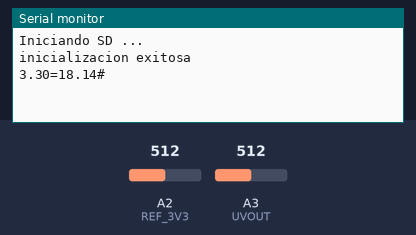
Bench run of a sketch on a simulated Arduino Uno, built with avr-gcc and run on an emulated ATmega328P. Parts: the last lines printed to the serial monitor. The test bench sets the inputs (shaded band); at power-on: A2 (REF_3V3) = 512, A3 (UVOUT) = 512. The local clock reads 2024-03-15 10:24:30 at power-on unless the sketch sets it; storage starts empty.

Above: at 1.2 s.
1.3 s: A2 (REF_3V3) set to 0
At 3.3 s:
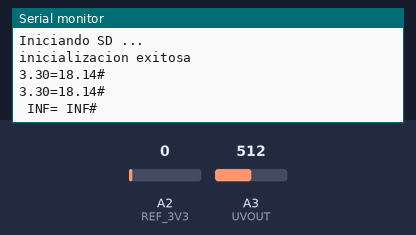
4.3 s: A3 (UVOUT) set to 0
At 5.4 s:
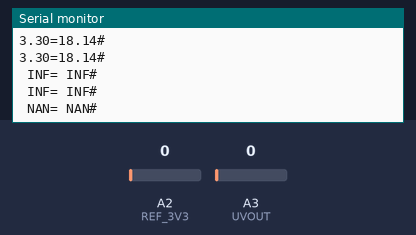
7.2 s: A2 (REF_3V3) set to 122
At 8.6 s:
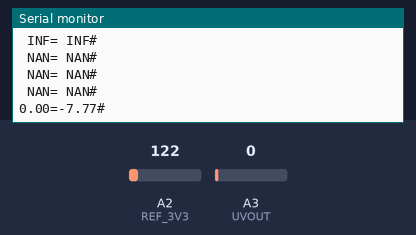
10.2 s: A3 (UVOUT) set to 306
At 11.1 s:
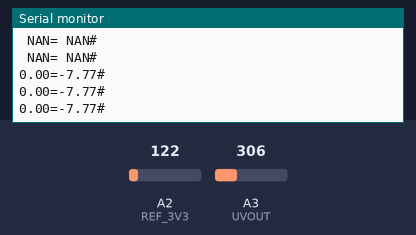
Timing chart, 0 to 12.7 s (numbered marks = the images above; inputs shaded):
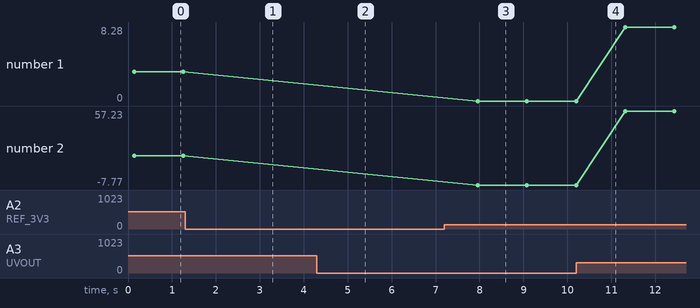

The sketch:

Arduino.ino
```cpp
#include <SoftwareSerial.h>


#include <SD.h>
#include <Wire.h>
#include <RTClib.h>
RTC_DS3231 RTC;
int UVOUT = A3; //Output from the sensor
int REF_3V3 = A2; //3.3V power on the Arduino board

File myFile;
void setup()
{
  RTC.begin(); // Inicia la comunicación con el RTC
//RTC.adjust(DateTime(2019,07,21, 03,24,00)); // Establece la fecha y hora (Comentar una vez establecida la hora)
  pinMode(UVOUT, INPUT);
  pinMode(REF_3V3, INPUT);
  Serial.begin(115200);
     // setTime(22,52,00,02,06,2019);
  Serial.begin(9600);
  Serial.println("Iniciando SD ...");
  if (!SD.begin(4)) {
    Serial.println("SIN SD");
    return;
  }
  Serial.println("inicializacion exitosa");
}


void loop()
{
  DateTime now = RTC.now(); // Obtiene la fecha y hora del RTC
   myFile = SD.open("datalog.txt", FILE_WRITE);//abrimos  el archivo
        int uvLevel = averageAnalogRead(UVOUT);
        int refLevel = averageAnalogRead(REF_3V3);
        float outputVoltage = 3.3 / refLevel * uvLevel;  //ojo float
        float uvIntensity = mapfloat(outputVoltage, 0.99, 2.9, 0.0, 15.0);  //ojo float
     if (myFile) {
         myFile.print("Fecha: ");
       myFile.print(now.day()); // Dia
      myFile.print(+ "/") ;
     myFile.print(now.month()); // Mes
      myFile.print(+ "/") ;
      myFile.print(now.year()); // Año
      myFile.print( " ") ;
     myFile.print(now.hour()); // Horas
      myFile.print(+ ":") ;
      myFile.print(now.minute()); // Minutos
      myFile.print(":") ;
      myFile.print(now.second()); // Segundos

        myFile.print(",ML8511 output: ");
        myFile.print(uvLevel);
        myFile.print(",ML8511 voltage: ");
        myFile.print(outputVoltage);
        myFile.print(",UV Intensity (mW/cm^2): ");
        myFile.println(uvIntensity);

        myFile.close(); //cerramos el archivo


  } else {
    Serial.println("Sin Tarjeta SD solo se mostraran en el telefono");
  }


  delay(100);
   // Serial.print("Fecha: ");              //codigo que se enlaza al bluetooth
      String senddata =  String(outputVoltage, 2) + "=" + String(uvIntensity, 2) + "#";

      Serial.print(senddata);
      Serial.println();

      //Serial.print(senddata);
      //Serial.print(+ "[") ;
      //Serial.print(now.year());
      //Serial.print(+ "-") ;
      //Serial.print(now.month());
     // Serial.print(+ "-") ;
     // Serial.print(now.day());
     // Serial.print( " ") ;
     // Serial.print(now.hour());
    //  Serial.print(+ ":") ;
    //  Serial.print(now.minute());
    //  Serial.print(":") ;
    //  Serial.print(now.second());
    //  Serial.print(+ "]") ;
         //Serial.print(",ML8511 output: ");
        // Serial.print(uvLevel);
        // Serial.print(" ML8511 voltage: ");
   //      Serial.print(+ "[") ;
   //      Serial.print(outputVoltage);
   //      Serial.print(+ "]") ;
        // Serial.print(" UV Intensity (mW/cm^2): ");
    //    Serial.print(+ "[") ;
    //     Serial.print(uvIntensity);
    //     Serial.print(+ "]") ;
         delay(1000);
         //delay(600000);
         //Serial.read();

}

int averageAnalogRead(int pinToRead)
{
  byte numberOfReadings = 8;
  unsigned int runningValue = 0;
  for(int x = 0 ; x < numberOfReadings ; x++)
    runningValue += analogRead(pinToRead);
  runningValue /= numberOfReadings;
  return(runningValue);
}
//The Arduino Map function but for floats
float mapfloat(float x, float in_min, float in_max, float out_min, float out_max)
{
  return (x - in_min) * (out_max - out_min) / (in_max - in_min) + out_min;
}
```

Measured:
- after the input at 1.3 s, the serial monitor: prints a new line after 1.1 s (image 1)
- after the input at 4.3 s, the serial monitor: prints a new line after 0.31 s (image 2)
- after the input at 7.2 s, the serial monitor: prints a new line after 0.76 s (image 3)
- plotted number 1: 3.3 → 0 after the input at 7.2 s, 0 → 8.28 after the input at 10.2 s
- plotted number 2: 18.14 → -7.77 after the input at 7.2 s, -7.77 → 57.23 after the input at 10.2 s
